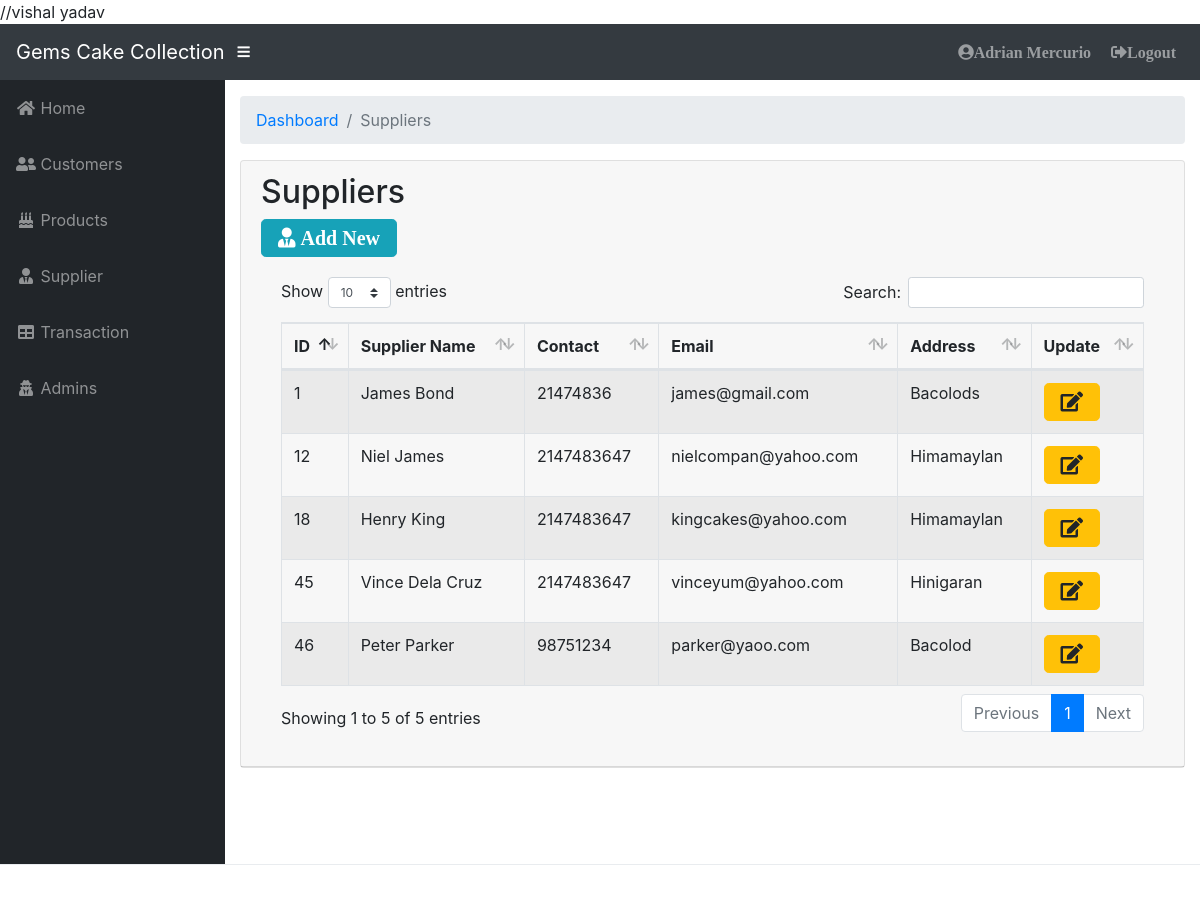
Page /supplier.php (signed in) on the committed database.
### tables this page shows
CREATE TABLE `tblsupplier` (
  `supplier_id` int(11) NOT NULL,
  `supplier_name` varchar(30) NOT NULL,
  `contact` int(11) NOT NULL,
  `email` varchar(20) NOT NULL,
  `address` text NOT NULL
);

### supplier.php (the view, shortened to what this page needs)
<?php include 'includes/header.php'; ?>
<?php include 'includes/sidebar.php'; ?>
          <ol class="breadcrumb">
            <li class="breadcrumb-item">
              <a href="admin.php">Dashboard</a>
            </li>
            <li class="breadcrumb-item active">Suppliers</li>
          </ol>
          <div class="card mb-3">
            <div class="card-header">
              <h2>Suppliers</h2> <a href="#" data-toggle="modal" data-target="#logoutModal3" type="button" class="btn btn-lg btn-info fas fa-user-tie"> Add New</a>
            <div class="card-body">
              <div class="table-responsive">
                            <table class="table table-bordered table-hover table-striped"id="dataTable" width="100%" cellspacing="0">
                                <thead>
                                    <tr>
                                        <th>ID</th>
                                        <th>Supplier Name</th>
                                        <th>Contact</th>
                                        <th>Email</th>
                                        <th>Address</th>
                                        <th>Update</th>
                                    </tr>
                                </thead>
                                <tbody>
                                  <?php
$db_host = "localhost:3306";
$db_username = "root";
$db_pass = "Aa@1mysql";
$db_name = "cakes";
$myConnection= mysqli_connect("$db_host","$db_username","$db_pass","$db_name") or die ("could not connect to mysql");
                $query = 'SELECT * FROM tblsupplier';
                    $result = mysqli_query($myConnection, $query) or die (mysqli_error($myConnection));
                        while ($row = mysqli_fetch_assoc($result)) {
                            echo '<tr>';
                            echo '<td>'. $row['supplier_id'].'</td>';
                            echo '<td>'. $row['supplier_name'].'</td>';
                            echo '<td>'. $row['contact'].'</td>';
                            echo '<td>'. $row['email'].'</td>';
                            echo '<td>'. $row['address'].'</td>';
                            echo '<td>  ';
                            echo ' <a title="Update Supplier" type="button" class="btn btn-lg btn-warning fas fa-edit" href="updatesupplier.php?action=edit & id='.$row['supplier_id'] . '"></a> ';
                            echo '</tr> ';
                }
            ?>
                                </tbody>
                            </table>
                        </div>
            </div>
          </div>
        </div>
<?php include 'addsupplier.php'; ?>

### css/sb-admin.css (style rules this page uses)
html { position: relative; min-height: 100%; }
body { height: 100%; }
:root { --input-padding-x: 0.75rem; --input-padding-y: 0.75rem; }

### rows in the picture
tblsupplier: supplier_id "1", supplier_name "James Bond", contact "21474836", email "james@gmail.com", address "Bacolods"
tblsupplier: supplier_id "12", supplier_name "Niel James", contact "2147483647", email "nielcompan@yahoo.com", address "Himamaylan"
tblsupplier: supplier_id "18", supplier_name "Henry King", contact "2147483647", email "kingcakes@yahoo.com", address "Himamaylan"
tblsupplier: supplier_id "45", supplier_name "Vince Dela Cruz", contact "2147483647", email "vinceyum@yahoo.com", address "Hinigaran"
tblsupplier: supplier_id "46", supplier_name "Peter Parker", contact "98751234", email "parker@yaoo.com", address "Bacolod"

### other values in the picture
$_SESSION['fname'] "Adrian"
$_SESSION['lname'] "Mercurio"
